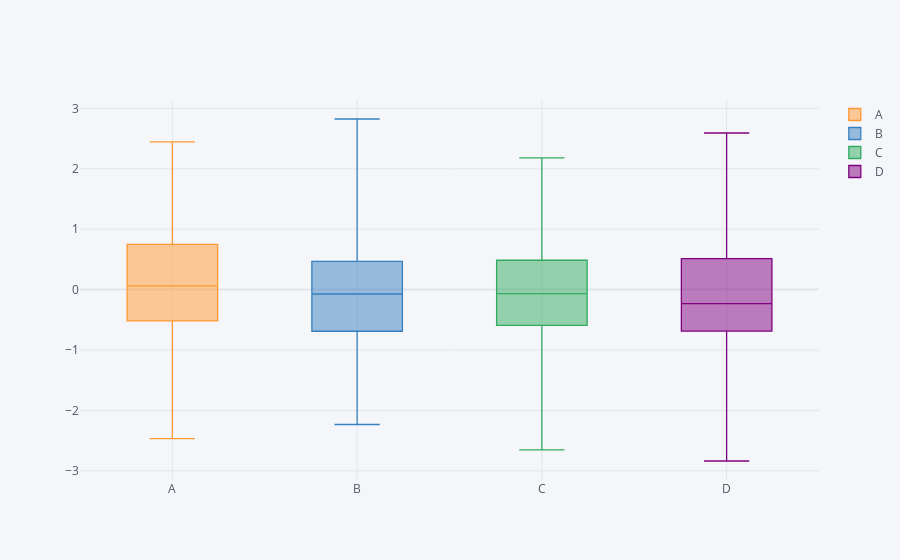

Notebook cell for this chart:
### Markdown cell above
- Boxplots

### Code cell
df.iplot(kind='box')
